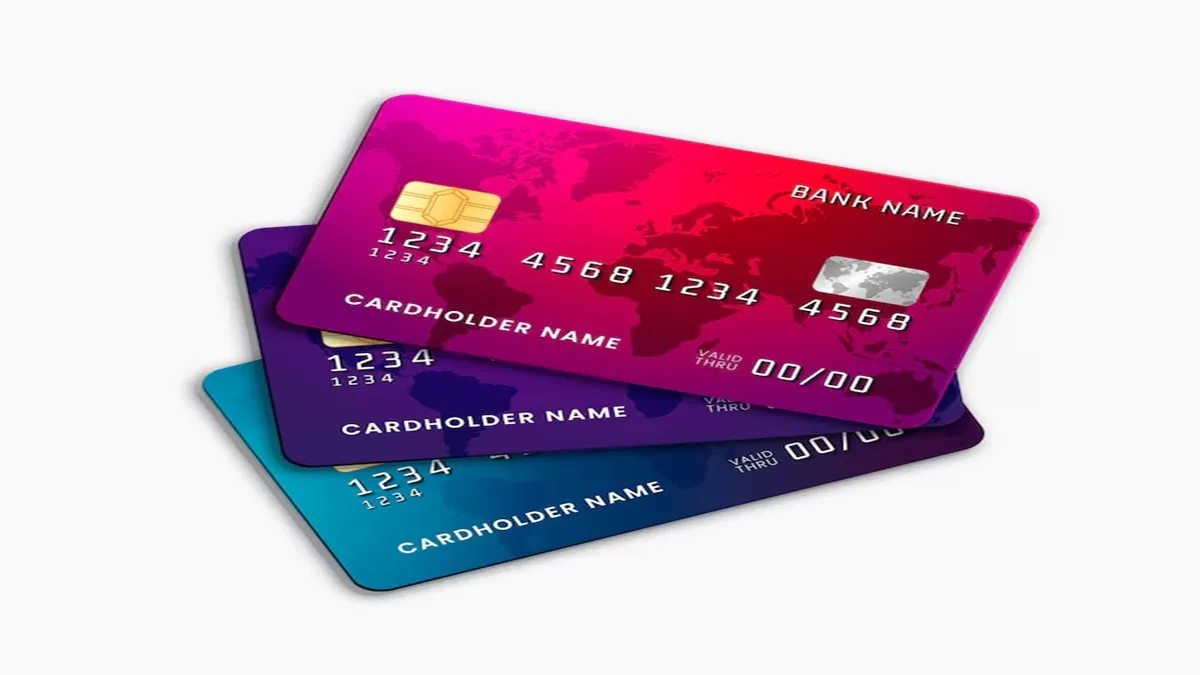
#> input picture Credit-cards.webp, 1200 x 675 px, given in place of the camera
$ python shape_detect.py
#> lines starting #> are read from the running program, lines starting #| are printed output that depends on the picture; after the words box and inside, x2 and y2 are one past the last pixel; in counts of white or black regions, pixels touching at a corner belong together
import cv2
import numpy as np

width = 360
height = 144
cap = cv2.VideoCapture(1)
cap.set(3, width)
cap.set(4, height)

# Function to do nothing for trackbar callback
def nothing(x):
    pass
# Function to horizontally stack images with resizing
def hstack(scale, arrays):
    # If arrays is 2D (list of lists), stack each row then stack rows vertically
    if isinstance(arrays[0], (list, tuple)):
        rows = [np.hstack([cv2.resize(img, (0, 0), fx=scale, fy=scale) for img in row]) for row in arrays]
        return np.vstack(rows)
    else:
        # 1D: just stack horizontally
        return np.hstack([cv2.resize(img, (0, 0), fx=scale, fy=scale) for img in arrays])
# Create a window for trackbars
cv2.namedWindow("Parameters")
cv2.resizeWindow("Parameters", 640, 240)
cv2.createTrackbar("Threshold1", "Parameters", 23, 255, nothing)
cv2.createTrackbar("Threshold2", "Parameters", 219, 255, nothing)

# Function to get contours and draw them on the image
def  getcounter(img, imgContours):
    contours, hierarchy = cv2.findContours(imgContours, cv2.RETR_EXTERNAL, cv2.CHAIN_APPROX_NONE)

    for cnt in contours:
        area = cv2.contourArea(cnt)
        if area > 1000:
            cv2.drawContours(img, cnt, -1, (0, 255, 0), 7)
            per1 = cv2.arcLength(cnt, True)
            approx = cv2.approxPolyDP(cnt, 0.02 * per1, True)
            print(len(approx))
            x, y, w, h = cv2.boundingRect(approx)
            cv2.rectangle(img, (x, y), (x + w, y + h), (255, 0, 255), 5)
            cv2.putText(img, "Points:" + str(len(approx)), (x + w + 20, y + 20), cv2.FONT_HERSHEY_SIMPLEX, 0.6, (255, 0, 155), 2)
            cv2.putText(img, "Area:" + str(int(area)), (x + w + 20, y + 40), cv2.FONT_HERSHEY_SIMPLEX, 0.6, (255, 0, 155), 2)

            # Count the number of sides
            num_sides = len(approx)
            if num_sides == 3:
                shape_name = "Triangle"
            elif num_sides == 4:
                aspect_ratio = w / h
                shape_name = "Square" if 0.95 < aspect_ratio < 1.05 else "Rectangle"
            elif num_sides == 5:
                shape_name = "Pentagon"
            elif num_sides == 6:
                shape_name = "Hexagon"
            else:
                shape_name = "Circle"
            cv2.putText(img, shape_name, (x + w + 20, y + 60), cv2.FONT_HERSHEY_SIMPLEX, 0.6, (255, 0, 155), 2)

# Main loop to capture video and process frames
while True:
    success, img = cap.read()
#> img is the input picture: shape (675, 1200, 3); mean B, G, R 195.5, 174.1, 203.1

    imgContours = img.copy()

    imgBlur = cv2.GaussianBlur(img, (7, 7), 1)
    imgGray = cv2.cvtColor(imgBlur, cv2.COLOR_BGR2GRAY)
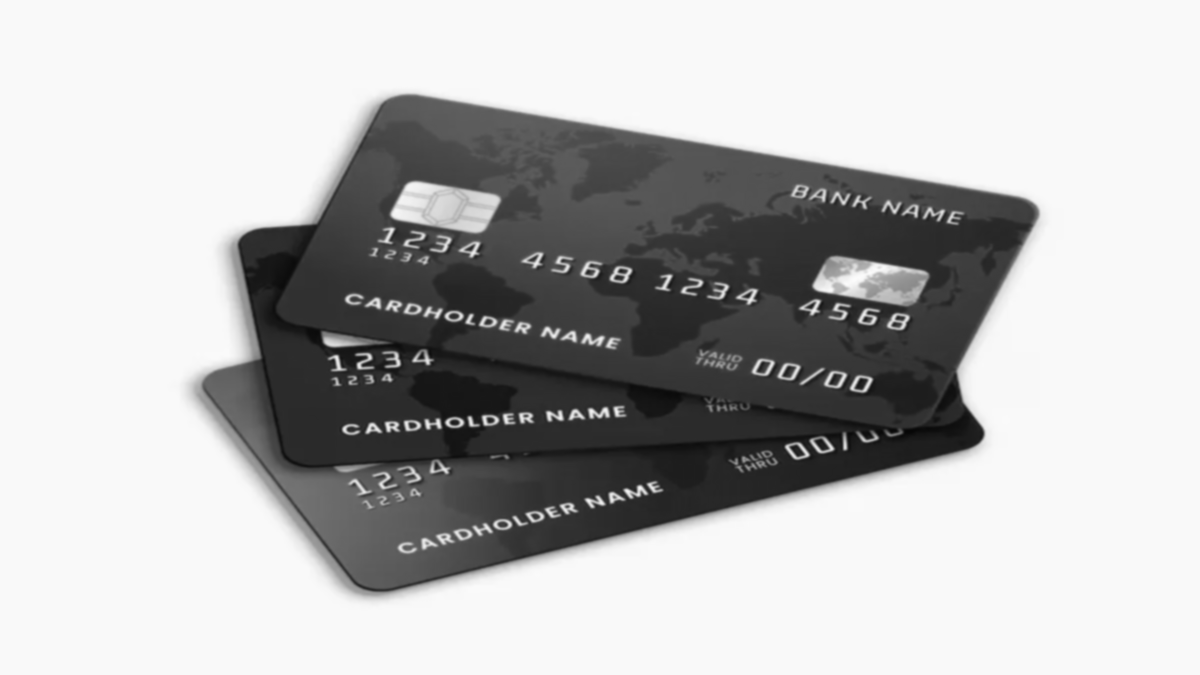
#> imgGray: shape (675, 1200); min 6, max 251, mean 185.2

    threshold1 = cv2.getTrackbarPos("Threshold1", "Parameters")
    threshold2 = cv2.getTrackbarPos("Threshold2", "Parameters")

    imgCanny =  cv2.Canny(imgGray, threshold1, threshold2)
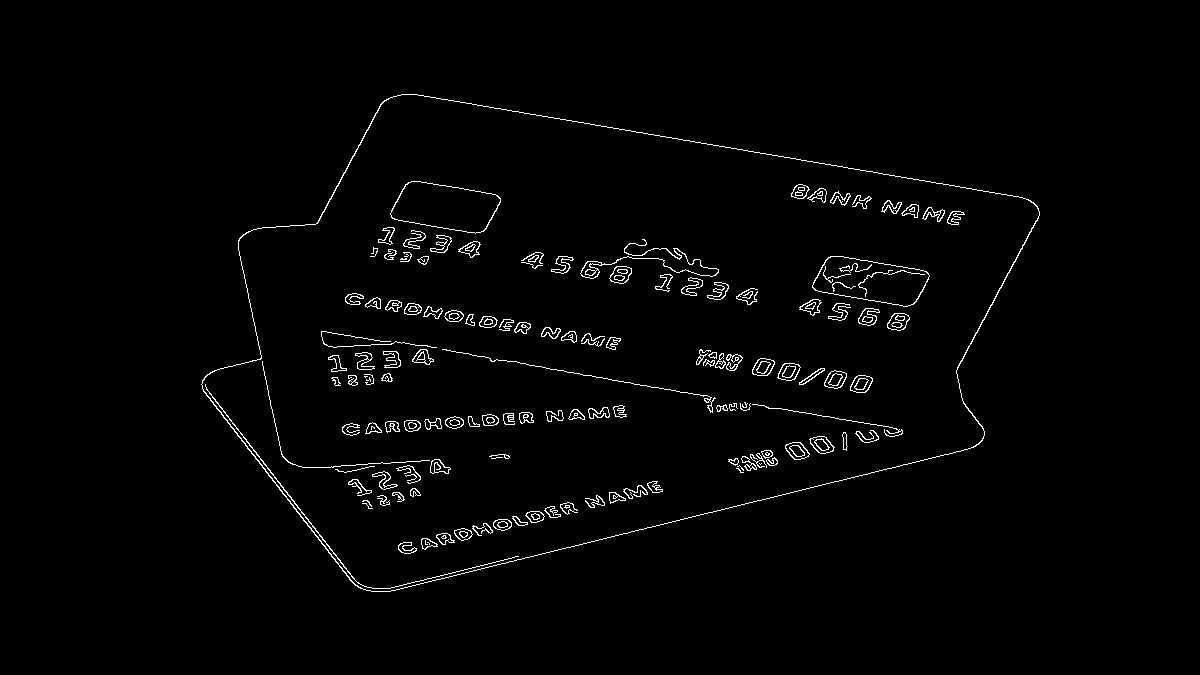
#> imgCanny: shape (675, 1200); 1.7% white in thin lines or dots, all inside (x1, y1, x2, y2) = (201, 94, 1040, 592)
    imgGrayColor = cv2.cvtColor(imgGray, cv2.COLOR_GRAY2BGR)  # Convert grayscale to color
    imgCannyColor = cv2.cvtColor(imgCanny, cv2.COLOR_GRAY2BGR)  # Convert Canny output to color

    kernal = np.ones((4, 4), np.uint8)
    imgDilat =cv2.dilate(imgCanny, kernal, iterations=1)
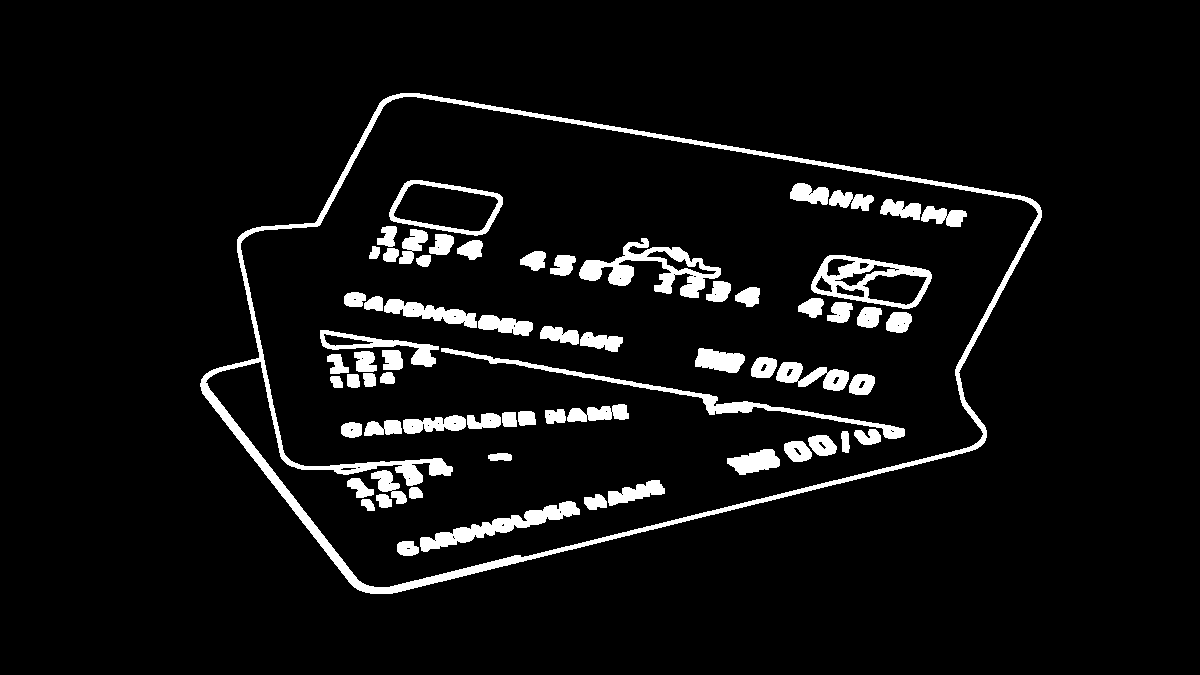
#> imgDilat: shape (675, 1200); 6.2% white; 65 white regions, largest, box (x1, y1, x2, y2) and area: (200, 93, 1042, 594) 14100, (579, 238, 721, 298) 2936, (441, 348, 905, 439) 2642
    imgDilat = cv2.cvtColor(imgDilat, cv2.COLOR_GRAY2BGR)
#> imgDilat: shape (675, 1200, 3); 6.2% white; 65 white regions

    getcounter(imgContours, imgCanny)
#> in getcounter, `contours, hierarchy = cv2.findContours(imgContours, cv2.RETR_EXTERNAL,..`: contours = 1 contour; box (x1, y1, x2, y2) and area: (201, 94, 1040, 592) 277564
#> the loop in getcounter, `for cnt in contours:` made 1 pass
#> (area, per1, x, y, w, h, num_sides, shape_name) on pass 1: (277564, 2377.2, 201, 94, 839, 497, 7, 'Circle')
#| 7
#> after the loop in getcounter, `for cnt in contours:`:
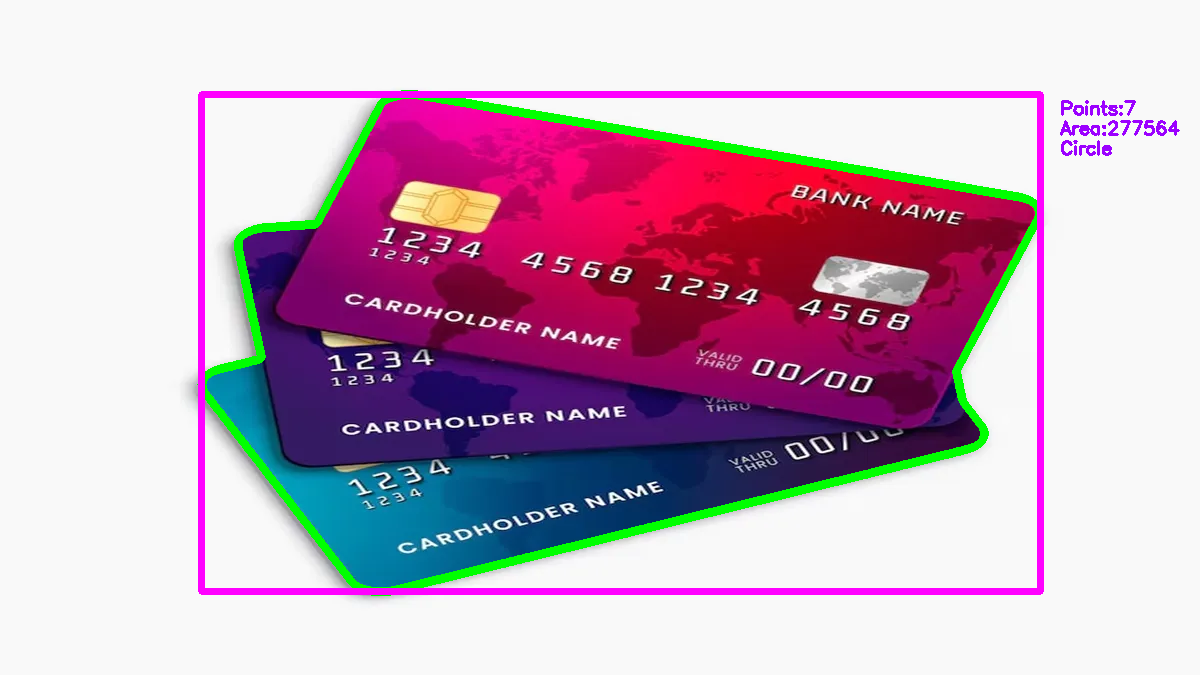
#> img: shape (675, 1200, 3); mean B, G, R 192.5, 171.2, 199.7

    #hstacked = hstack(0.9, [[img, imgBlur], [imgCannyColor, imgContours]])
    cv2.imshow("Contours", imgContours)
    #cv2.imshow("stacked", hstacked)
    if cv2.waitKey(1) & 0xFF == ord('q'):
#> (key q is pressed here)
        break


    # [4 lines of commented-out code are left out]
"""
def hstack(scale, arrays):
return np.hstack([cv2.resize(a, (0, 0), fx=scale, fy=scale) for a in arrays])"""
